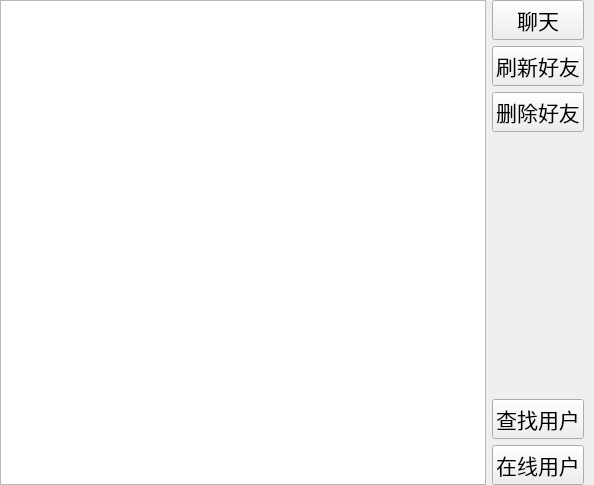
<?xml version="1.0" encoding="UTF-8"?>
<ui version="4.0">
 <class>Friend</class>
 <widget class="QWidget" name="Friend">
  <property name="geometry">
   <rect>
    <x>0</x>
    <y>0</y>
    <width>594</width>
    <height>485</height>
   </rect>
  </property>
  <property name="windowTitle">
   <string>Form</string>
  </property>
  <layout class="QHBoxLayout" name="horizontalLayout">
   <property name="leftMargin">
    <number>0</number>
   </property>
   <property name="topMargin">
    <number>0</number>
   </property>
   <property name="rightMargin">
    <number>10</number>
   </property>
   <property name="bottomMargin">
    <number>0</number>
   </property>
   <item>
    <widget class="QListWidget" name="onlineFriend_LW"/>
   </item>
   <item>
    <layout class="QVBoxLayout" name="verticalLayout">
     <item>
      <widget class="QPushButton" name="chat_PB">
       <property name="font">
        <font>
         <family>Arial</family>
         <pointsize>16</pointsize>
        </font>
       </property>
       <property name="text">
        <string>聊天</string>
       </property>
      </widget>
     </item>
     <item>
      <widget class="QPushButton" name="flushFriend_PB">
       <property name="font">
        <font>
         <family>Arial</family>
         <pointsize>16</pointsize>
        </font>
       </property>
       <property name="text">
        <string>刷新好友</string>
       </property>
      </widget>
     </item>
     <item>
      <widget class="QPushButton" name="delFriend_PB">
       <property name="font">
        <font>
         <family>Arial</family>
         <pointsize>16</pointsize>
        </font>
       </property>
       <property name="text">
        <string>删除好友</string>
       </property>
      </widget>
     </item>
     <item>
      <spacer name="verticalSpacer">
       <property name="orientation">
        <enum>Qt::Vertical</enum>
       </property>
       <property name="sizeHint" stdset="0">
        <size>
         <width>20</width>
         <height>268</height>
        </size>
       </property>
      </spacer>
     </item>
     <item>
      <widget class="QPushButton" name="findUser_PB">
       <property name="font">
        <font>
         <family>Arial</family>
         <pointsize>16</pointsize>
        </font>
       </property>
       <property name="text">
        <string>查找用户</string>
       </property>
      </widget>
     </item>
     <item>
      <widget class="QPushButton" name="onlineUser_PB">
       <property name="font">
        <font>
         <family>Arial</family>
         <pointsize>16</pointsize>
        </font>
       </property>
       <property name="text">
        <string>在线用户</string>
       </property>
      </widget>
     </item>
    </layout>
   </item>
  </layout>
 </widget>
 <resources/>
 <connections/>
</ui>
